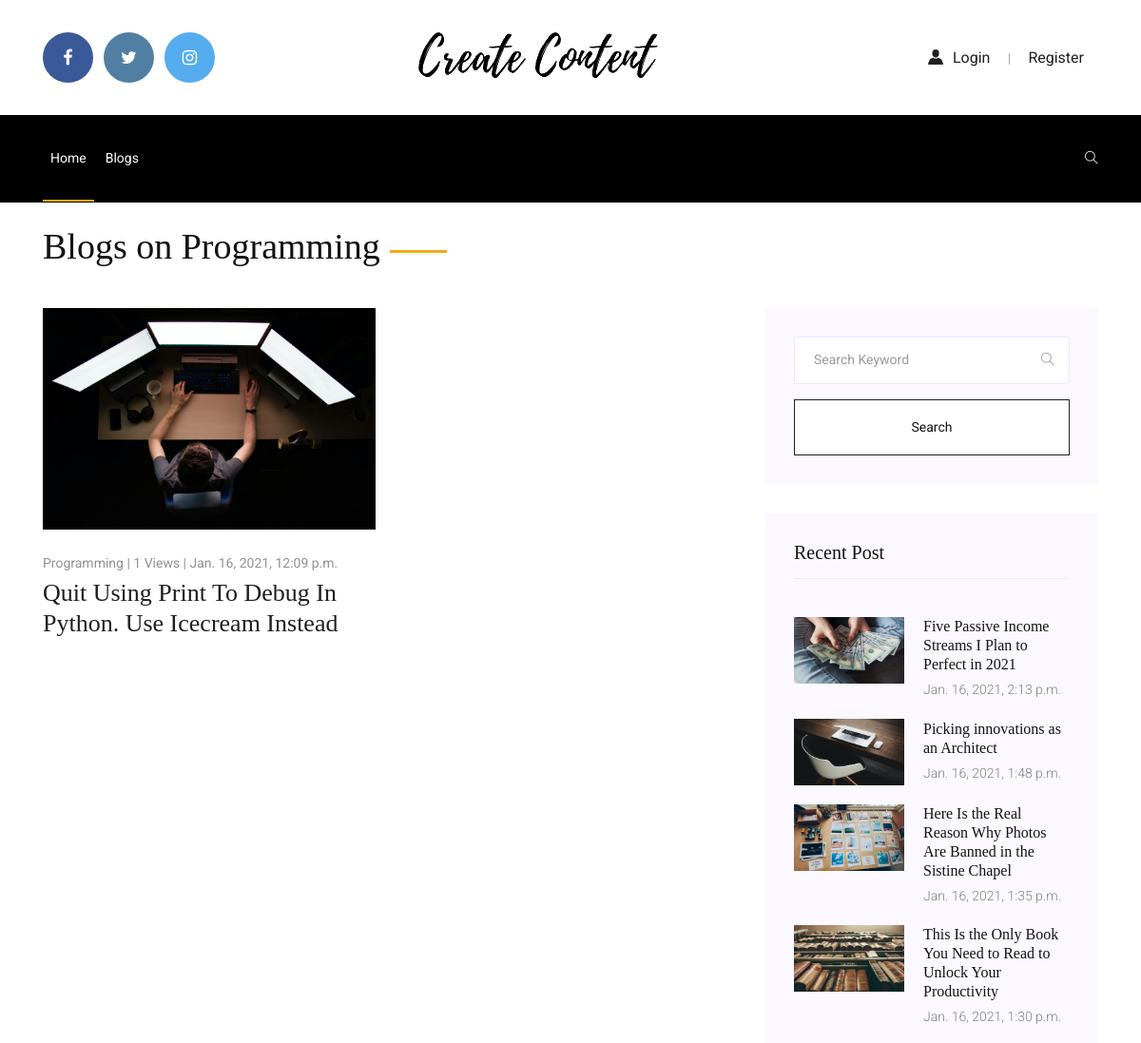
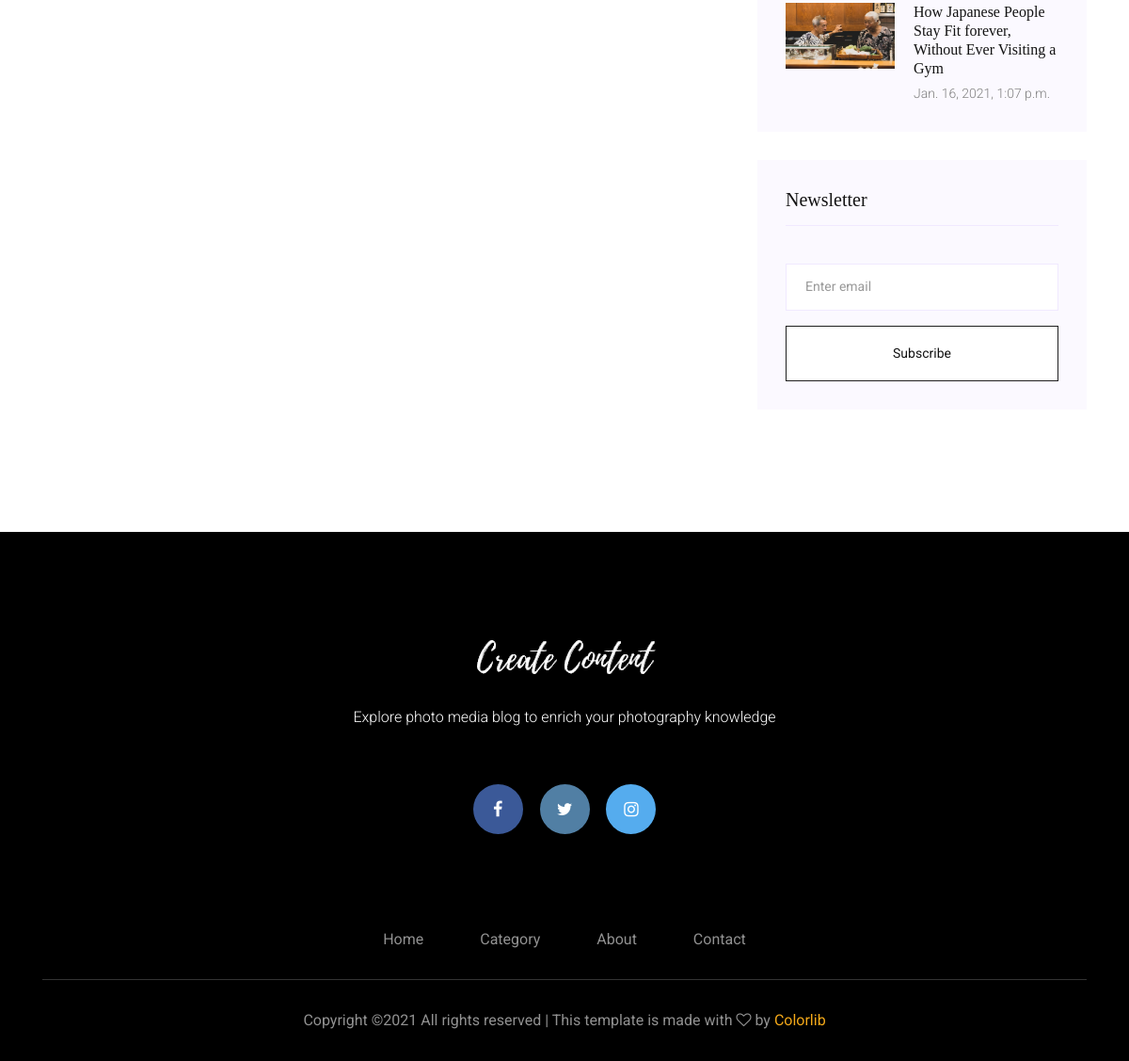
The page /category/7 on the database its author committed (2 pictures, top to bottom).
### post/models.py (models this page shows, shortened)
class Post(models.Model):
    title = models.CharField(max_length=100)
    slug = models.SlugField(max_length=100, unique=True, blank=True)
    Category = models.ForeignKey(Category, on_delete=models.CASCADE, default=False)
    image = models.ImageField(upload_to='images/', default=True)
    alt = models.CharField(max_length=50,blank=True)
    overview = RichTextUploadingField()
    metatitle = models.CharField(max_length=100, blank=True, null=True)
    metadesc = models.CharField(max_length=250, blank=True, null=True)
    timestamp = models.DateTimeField(auto_now_add=True)
    author = models.ForeignKey(Author, on_delete=models.CASCADE)
    featured = models.BooleanField(default=False)
    views = models.IntegerField(default=0)
    like = models.IntegerField(default=0)
    previous_post = models.ForeignKey(
        'self', related_name='previous', on_delete=models.SET_NULL, blank=True, null=True)
    next_post = models.ForeignKey(
        'self', related_name='next', on_delete=models.SET_NULL, blank=True, null=True)

class Category(models.Model):
    title = models.CharField(max_length=20)
    image = models.ImageField(upload_to='images/', default=True)
    metatitle = models.CharField(max_length=100, blank=True, null=True)
    metadesc = models.CharField(max_length=250, blank=True, null=True)
    def __str__(self):
        return self.title

### home/views.py (the view)
# urls.py: path('category/<str:cats>', views.category_list, name="category_list"),
def category_list(request, cats):
    category_post = Post.objects.filter(Category=cats)
    blog = Post.objects.all()
    recent_post = Post.objects.order_by('-timestamp')[:5]
    return render(request, "category_list.html", {'cats':cats, 'category_post':category_post, 'post':blog, 'recent_post':recent_post})

### templates/category_list.html (shortened to what this page needs)
{% load static %}
<!doctype html>
<html class="no-js" lang="zxx">
<head>
    <link rel="stylesheet" href="{% static 'css/bootstrap.min.css' %}">
    <link rel="stylesheet" href="{% static 'css/owl.carousel.min.css' %}">
    <link rel="stylesheet" href="{% static 'css/magnific-popup.css' %}">
    <link rel="stylesheet" href="{% static 'css/font-awesome.min.css' %}">
    <link rel="stylesheet" href="{% static 'css/themify-icons.css' %}">
    <link rel="stylesheet" href="{% static 'css/nice-select.css' %}">
    <link rel="stylesheet" href="{% static 'css/flaticon.css' %}">
    <link rel="stylesheet" href="{% static 'css/animate.css' %}">
    <link rel="stylesheet" href="{% static 'css/slicknav.css' %}">
    <link rel="stylesheet" href="{% static 'css/style.css' %}">
</head>
<body> <header>
    <div class="header-area ">
        <div class="header_top">
            <div class="container">
                <div class="row align-items-center">
                    <div class="col-xl-4 col-md-4 d-none d-md-block">
                        <div class="header_links ">
                            <ul>
                                <li><a href="#"> <i class="fa fa-facebook"></i> </a></li>
                                <li><a class="twiter" href="#"> <i class="fa fa-twitter"></i> </a></li>
                                <li><a class="insta" href="#"> <i class="fa fa-instagram"></i> </a></li>
                            </ul>
                        </div>
                    </div>
                    <div class="col-xl-4 col-md-4">
                        <div class="logo">
                            <a href="/">
                                <img src="{% static 'img/logo.png' %}" alt="">
                            </a>
                        </div>
                    </div>
                    <div class="col-xl-4 col-md-4 d-none d-md-block">
                        {% if user.is_authenticated %}
                        <div class="login_resiter">
                            <p><i class="flaticon-user"></i> {{ user.first_name }} | <a href="/account/logout">Logout</a></p>
                        </div>
                        {% else %}
                        <div class="login_resiter">
                            <p><a href="/account/login"><i class="flaticon-user"></i>login</a> | <a href="/account/register">Register</a></p>
                        </div>
                        {% endif %}
                    </div>
                </div>
            </div>
        </div>
        <div id="sticky-header" class="main-header-area white-bg">
            <div class="container">
                <div class="row align-items-center">
                    <div class="col-xl-7 col-lg-7">
                        <div class="main-menu  d-none d-lg-block">
                            <nav>
                                <ul id="navigation">
                                    <li><a class="active" href="/">Home</a></li>
                                    <li><a href="/blogs">Blogs</a></li>                                </ul>
                            </nav>
                        </div>
                    </div>
                    <div class="col-xl-5 col-lg-5">
                        <div class="get_serch">
                            <a id="search_1" href="javascript:void(0)"><i class="ti-search"></i></a>
                        </div>
                    </div>
                    <div class="col-12">
                    </div>
                </div>
            </div>
        </div>
    </div>
</header>
<br>
<div class="most_recent_blog">
    <div class="container">
        <div class="row">
            <div class="col-xl-12">
                <div class="section_title mb-33">
                    {% for category_post in category_post|slice:":1" %}
                    <h3>Blogs on {{ category_post.Category.title }}</h3>
                    {% endfor %}
                </div>
            </div>
            <div class="col-xl-8 col-md-8">
                <div class="row">
                    {% for category_post in category_post %}
                    <div class="col-xl-6 col-md-6">
                        <div class="single_blog">
                            <div class="blog_thumb">
                                <a href="/blogs/{{ category_post.slug }}">
                                    <img src="{{ category_post.Category.image.url }}" alt="">
                                </a>
                            </div>
                            <div class="blog_meta">
                                <p><a href="/blogs/{{ category_post.slug }}">{{ category_post.Category }} | {{ category_post.views }} Views | {{ category_post.timestamp }}</a></p>
                                <h3><a href="/blogs/{{ category_post.slug }}">
                                    {{ category_post.title }}
                                    </a></h3>
                            </div>
                        </div>
                    </div>
                    {% endfor %}</div>
                </div>
                <div class="col-lg-4">
                    <div class="blog_right_sidebar">
                       <aside class="single_sidebar_widget search_widget">
                        <form action="/search">
                            <div class="form-group">
                               <div class="input-group mb-3">
                                  <input type="text" name="search_input" class="form-control" placeholder='Search Keyword'
                                     onfocus="this.placeholder = ''" onblur="this.placeholder = 'Search Keyword'">
                                  <div class="input-group-append">
                                     <button class="btn" type="submit"><i class="ti-search"></i></button>
                                  </div>
                               </div>
                            </div>
                            <button class="button rounded-0 primary-bg text-white w-100 btn_1 boxed-btn"
                               type="submit">Search</button>
                         </form>
                       </aside>
                       <aside class="single_sidebar_widget popular_post_widget">
                          <h3 class="widget_title">Recent Post</h3>
                          {% for recent_post in recent_post %}
                          <div class="media post_item">
                             <img src="{{ recent_post.image.url }}" alt="post" style="width:40%;height:70px;">
                             <div class="media-body">
                                <a href="/blogs/{{ recent_post.slug }}">
                                   <h3>{{ recent_post.title }}</h3>
                                </a>
                                <p>{{ recent_post.timestamp }}</p>
                             </div>
                          </div>
                          {% endfor %}
                       </aside>
                       <aside class="single_sidebar_widget newsletter_widget">
                          <h4 class="widget_title">Newsletter</h4>
                          <form action="/subscribed" method="POST">
                             <div class="form-group">
                                <input type="email" name="email" id="email" class="form-control" onfocus="this.placeholder = ''"
                                   onblur="this.placeholder = 'Enter email'" placeholder='Enter email' required>
                             </div>
                             <button class="button rounded-0 primary-bg text-white w-100 btn_1 boxed-btn"
                                type="submit">Subscribe</button>
                          </form>
                       </aside>
                    </div>
                 </div>
            </div>
        </div>
    </div>
</body>
<footer class="footer">
    <div class="footer_area">
        <div class="container">
            <div class="row">
                <div class="col-xl-12">
                    <div class="footer_info text-center">
                        <div class="footer_logo text-center">
                            <a href="#">
                                <img src="{% static 'img/footer-logo.png' %}" alt="">
                            </a>
                        </div>
                        <p class="footer_text">
                            Explore photo media blog to enrich your photography knowledge
                        </p>
                        <div class="header_links">
                            <ul>
                                <li><a href="#"> <i class="fa fa-facebook"></i> </a></li>
                                <li><a class="twiter" href="#"> <i class="fa fa-twitter"></i> </a></li>
                                <li><a class="insta" href="#"> <i class="fa fa-instagram"></i> </a></li>
                            </ul>
                        </div>
                    </div>
                </div>
            </div>
        </div>
    </div>
    <div class="footer_bottom ">
        <div class="container">
            <div class="footer_border">
                <div class="row">
                    <div class="col-xl-12">
                        <div class="footer_links text-center">
                            <ul>
                                <li><a href="/">home</a></li>
                                <li><a href="/category">category</a></li>
                                <li><a href="/about">about</a></li>
                                <li><a href="/contact">contact</a></li>
                            </ul>
                        </div>
                    </div>
                </div>
            </div>
        </div>
        <div class="copyright_text text-center">
            <p>
Copyright &copy;<script>document.write(new Date().getFullYear());</script> All rights reserved | This template is made with <i class="fa fa-heart-o" aria-hidden="true"></i> by <a href="https://colorlib.com" target="_blank">Colorlib</a>
</p>
        </div>
    </div>
</footer>
</html>

### rows shown on the page
Post: Category "Programming", Category.image (picture), views "1", timestamp "Jan. 16, 2021, 12:09 p.m.", title "Quit Using Print To Debug In Python. Use Icecream Instead"
Post: image (picture), title "Five Passive Income Streams I Plan to Perfect in 2021", timestamp "Jan. 16, 2021, 2:13 p.m."
Post: image (picture), title "Picking innovations as an Architect", timestamp "Jan. 16, 2021, 1:48 p.m."
Post: image (picture), title "Here Is the Real Reason Why Photos Are Banned in the Sistine Chapel", timestamp "Jan. 16, 2021, 1:35 p.m."
Post: image (picture), title "This Is the Only Book You Need to Read to Unlock Your Productivity", timestamp "Jan. 16, 2021, 1:30 p.m."
Post: image (picture), title "How Japanese People Stay Fit forever, Without Ever Visiting a Gym", timestamp "Jan. 16, 2021, 1:07 p.m."
